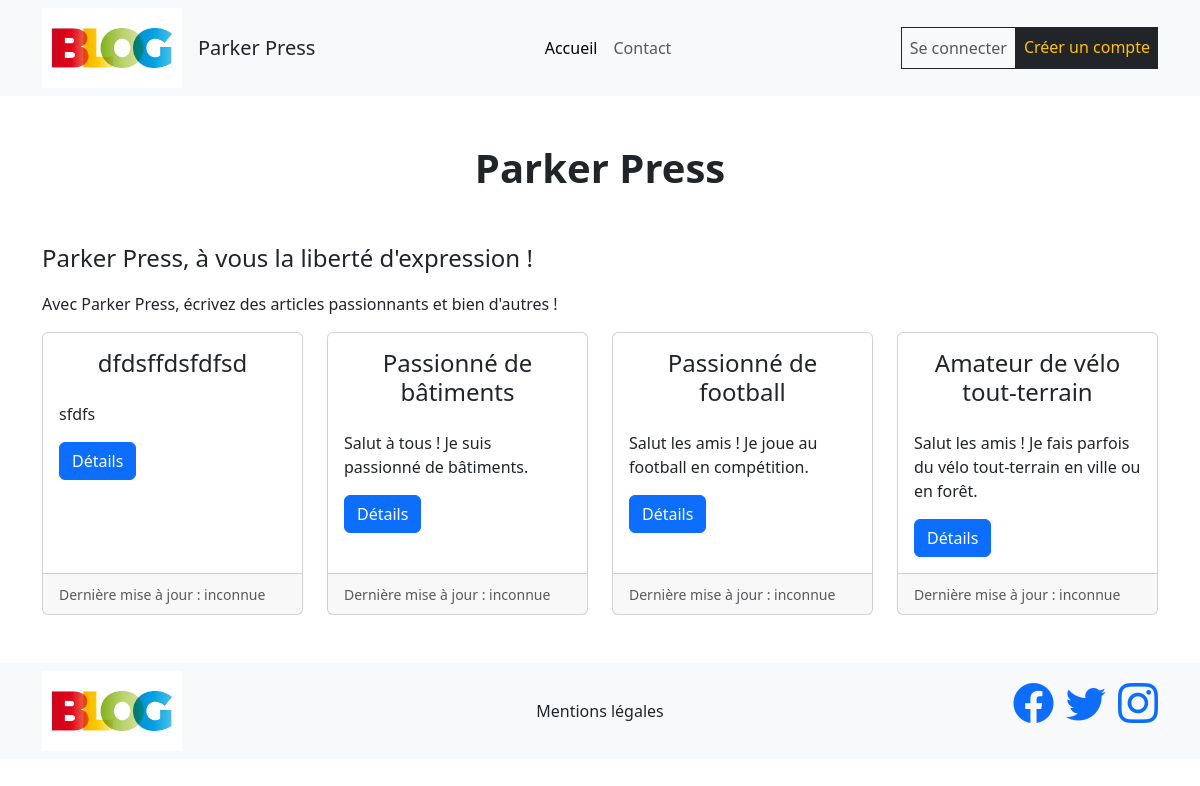
The page / on the database its author committed.
### tables this page shows
CREATE TABLE `articles` (
    `id` int(11) NOT NULL AUTO_INCREMENT,
    `title` varchar(255) NOT NULL,
    `content` text NOT NULL,
    `author_id` int(11) NOT NULL,
    `date` date DEFAULT NOW(),
    PRIMARY KEY (`id`),
    FOREIGN KEY (`author_id`) REFERENCES `users` (`id`)
);

### src/Controller/HomeController.php (called while the page is built, shortened)
<?php
class HomeController {
    function home() {
        $latest_articles = ArticleRepository::findLatest();
        require("../templates/home.php");
    }
}

### public/index.php (called while the page is built, shortened)
<?php
require_once("../src/app.php");

### src/Service/Database.php (called while the page is built, shortened)
<?php
class Database {
    private static $pdo;
    static function init() {
        $host = "localhost";
        $db = "blog";
        $user = "root";
        $password = "root";
        self::$pdo = new \PDO("mysql:host=$host;dbname=$db", $user, $password, [
            \PDO::ATTR_ERRMODE => \PDO::ERRMODE_EXCEPTION
        ]);
    }
    static function get() {
        return self::$pdo;
    }
}

### src/Model/Repository/ArticleRepository.php (called while the page is built, shortened)
<?php
class ArticleRepository
{
    static function getBasicSelectQuery()
    {
        return "SELECT
                    `articles`.`id`, `title`, `content`, `date`, `author_id`,
                    `users`.`firstname`, `users`.`lastname`, `users`.`email`, `users`.`password`
                FROM
                    `articles`
                JOIN `users` ON `author_id` = `users`.`id`";
    }
    static function findLatest()
    {
        $query = Database::get()->query(self::getBasicSelectQuery() . "
                                        ORDER BY
                                            `articles`.`id`
                                        DESC
                                        LIMIT 4");
        $result = $query->fetchAll(\PDO::FETCH_ASSOC);
        $latest_articles = array_map(function ($row) {
            $article = new Article();
            $article->fromSQL($row);
            return $article;
        }, $result);
        return $latest_articles;
    }
}

### src/Model/Entity/Article.php (called while the page is built, shortened)
<?php
class Article
{
    function fromSQL($row)
    {
        $this->id = $row['id'];
        $this->title = $row['title'];
        $this->content = $row['content'];
        $this->user = new User();
        $user_data = $row;
        $user_data["id"] = $row['author_id'];
    }
}

### templates/home.php (the view, shortened to what this page needs)
    <h1 class="text-center fw-bold mb-5">Parker Press</h1>
    <section>
        <div class="container">
            <p class="fs-4">Parker Press, à vous la liberté d'expression !</p>
            <p>Avec Parker Press, écrivez des articles passionnants et bien d'autres !</p>
        </div>
    </section>
    <section>
        <div class="container">
            <div class="row g-4">
                <?php foreach($latest_articles as $article) { ?>
                    <div class="col-12 col-md-6 col-lg-3">
                        <div class="card h-100">
                            <div class="card-body">
                                <h4 class="card-title text-center mb-4"><?= $article->title; ?></h4>
                                <p class="card-text"><?= $article->content; ?></p>
                                <a href="/articles/<?= $article->id; ?>" class="btn btn-primary">Détails</a>
                            </div>
                            <div class="card-footer">
                                <small class="text-body-secondary">Dernière mise à jour : inconnue</small>
                            </div>
                        </div>
                    </div>
                <?php } ?>
            </div>
        </div>
    </section>
<?php $content = ob_get_clean(); ?>
<?php require("../templates/base.php"); ?>

### src/app.php (shortened to what this page needs)
<?php
    $url = $_SERVER['REQUEST_URI'];
    if ($url === '/') {
        $controller = new HomeController();
        $controller->home();
        exit();
    }

### templates/base.php (shortened to what this page needs)
<!doctype html>
<html>
<head>
    <link rel="stylesheet" type="text/css" href="/style.css?<?= rand() ?>">
    <link href="https://cdn.jsdelivr.net/npm/bootstrap@5.3.2/dist/css/bootstrap.min.css" rel="stylesheet">
    <link rel="stylesheet" href="https://cdn.jsdelivr.net/npm/bootstrap-icons@1.11.2/font/bootstrap-icons.min.css">
</head>
<body>
    <header class="py-5">
        <?php include("../templates/header.php"); ?>
    </header>
    <main class="py-5">
        <?php echo $content; ?>
    </main>
    <footer class="bg-light p-2">
        <?php include("../templates/footer.php"); ?>
    </footer>
</body>
</html>

### templates/header.php (shortened to what this page needs)
<nav class="navbar navbar-expand-lg bg-light fixed-top">
    <div class="container">
        <img src="/images/logo.jpg" id="logo">
        <a class="navbar-brand nav-link disabled ms-3" aria-disabled="true" href="#">Parker Press</a>
        <div class="collapse navbar-collapse justify-content-end" id="navbarSupportedContent">
            <ul class="navbar-nav mb-2 mb-lg-0">
                <li class="nav-item">
                    <a class="nav-link active" aria-current="page" href="/">Accueil</a>
                </li>
                <li class="nav-item mb-2 mb-lg-0 me-lg-3">
                    <a class="nav-link" href="/contact">Contact</a>
                </li>
            </ul>
        </div>
        <div class="collapse navbar-collapse justify-content-end" id="navbarSupportedContent">
            <ul class="navbar-nav mb-2 mb-lg-0">
                <?php if ($_SESSION["user_connected"]) { ?>
                    <li class="nav-item dropdown bg-dark">
                        <a class="nav-link dropdown-toggle text-warning" href="#" role="button" data-bs-toggle="dropdown" aria-expanded="false">
                            <?php echo "". $_SESSION["user"]->firstname ."  ". $_SESSION["user"]->lastname .""; ?>
                        </a>
                        <ul class="dropdown-menu dropdown-menu-end bg-dark">
                            <li><a class="dropdown-item text-warning" href="/admin/articles">Liste des articles</a></li>
                            <li><a class="dropdown-item text-warning" href="/admin/users">Liste des utilisateurs</a></li>
                            <li><a class="dropdown-item text-warning" href="/admin/users/<?= $_SESSION["user"]->id; ?>">Paramètres d'utilisateur</a></li>
                            <li><hr class="dropdown-divider border-warning" /></li>
                            <li><a class="dropdown-item text-warning" href="/logout">Se déconnecter</a></li>
                        </ul>
                    </li>
                <?php } else { ?>
                    <li class="nav-item border border-dark">
                        <a class="nav-link" aria-current="page" href="/login">Se connecter</a>
                    </li>
                    <li class="nav-item bg-dark">
                        <a class="nav-link text-warning" aria-current="page" href="/register">Créer un compte</a>
                    </li>
                <?php } ?>
            </ul>
        </div>
    </div>
</nav>

### templates/footer.php (shortened to what this page needs)
<div class="container">
    <div class="row align-items-center">
        <div class="col-12 col-md-4 text-center text-md-start">
            <img src="/images/logo.jpg" id="logo">
        </div>
        <div class="col-12 col-md-4 text-center">
            <ul class="list-unstyled mb-0">
                <li>
                    <a class="text-decoration-none text-dark" data-bs-toggle="modal" data-bs-target="#mentionsModal">
                        Mentions légales
                    </a>
                </li>
            </ul>
        </div>
        <div class="col-12 col-md-4 text-center text-md-end">
            <ul class="list-inline">
                <li class="list-inline-item">
                    <a href="#" class="text-decoration-none">
                        <i class="bi bi-facebook fs-1"></i>
                    </a>
                </li>
                <li class="list-inline-item">
                    <a href="#" class="text-decoration-none">
                        <i class="bi bi-twitter fs-1"></i>
                    </a>
                </li>
                <li class="list-inline-item">
                    <a href="#" class="text-decoration-none">
                        <i class="bi bi-instagram fs-1"></i>
                    </a>
                </li>
            </ul>
        </div>
    </div>
</div>

### public/style.css (style rules this page uses)
#logo { width: 140px; height: 80px; }
main { margin-inline: 5px; }

### rows shown on the page
articles: title "dfdsffdsfdfsd", content "sfdfs"
articles: title "Passionné de bâtiments", content "Salut à tous ! Je suis passionné de bâtiments."
articles: title "Passionné de football", content "Salut les amis ! Je joue au football en compétition."
articles: title "Amateur de vélo tout-terrain", content "Salut les amis ! Je fais parfois du vélo tout-terrain en ville ou en forêt."
